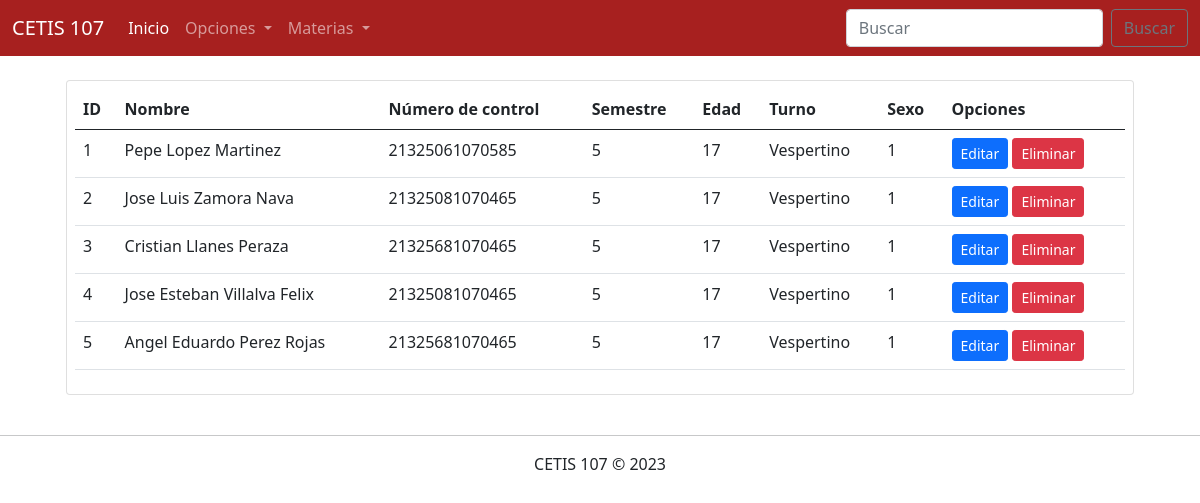
Screenshot of /Parcial3/consultarAlumnos.php with the database file from the repository.
### tables this page shows
CREATE TABLE `alumnos` (
  `id` bigint(20) NOT NULL,
  `nombre` varchar(100) NOT NULL,
  `numero_control` varchar(30) NOT NULL,
  `semestre` int(11) NOT NULL,
  `edad` int(11) NOT NULL,
  `turno` varchar(10) NOT NULL,
  `sexo` tinyint(4) NOT NULL
);

### Parcial3/consultarAlumnos.php (the view, shortened to what this page needs)
<!DOCTYPE html>
<html lang="en">
<head>
    <link rel="stylesheet" href="css/bootstrap.css">
</head>
<body>
    <?php
        include 'menu.php';
        include 'conexion.php';
        $sql = "SELECT * FROM alumnos";
        $datos = $conexion->query($sql);
    ?>
    <div class="container">
        <div class="row">
            <div class="col-12">
                <?php if($datos->num_rows > 0) { ?>
                <div class="table-responsive card m-4 p-2">
                    <table class="table table-hover">
                        <thead>
                            <tr>
                                <th>ID</th>
                                <th>Nombre</th>
                                <th>Número de control</th>
                                <th>Semestre</th>
                                <th>Edad</th>
                                <th>Turno</th>
                                <th>Sexo</th>
                                <th>Opciones</th>
                            </tr>
                        </thead>
                        <tbody>
                            <?php while($registro = $datos->fetch_assoc()){ ?>
                                <tr>
                                    <td><?php echo $registro["id"]; ?></td>
                                    <td><?php echo $registro["nombre"]; ?></td>
                                    <td><?php echo $registro["numero_control"]; ?></td>
                                    <td><?php echo $registro["semestre"]; ?></td>
                                    <td><?php echo $registro["edad"]; ?></td>
                                    <td><?php echo $registro["turno"]; ?></td>
                                    <td><?php echo $registro["sexo"]; ?></td>
                                    <td>
                                        <a href="editarAlumno.php?id=<?php echo $registro["id"]; ?>"  class="btn btn-sm btn-primary">Editar</a>
                                        <a href="eliminarAlumno.php?id=<?php echo $registro["id"]; ?>" class="btn btn-sm btn-danger">Eliminar</a>
                                    </td>
                                </tr>
                            <?php } ?>
                        </tbody>
                    </table>
                </div>
                <?php } else { ?>
                    <h2 class="m-4">No existe datos de alumnos en la base e datos</h2>
                <?php } ?>
            </div>
        </div>
    </div>
    <footer class="text-center">
        <hr>
        CETIS 107 &copy; 2023
    </footer>
</body>
</html>

### Parcial3/menu.php (shortened to what this page needs)
<nav class="navbar navbar-expand-lg navbar-dark" style="background-color: #a7201f;">
  <div class="container-fluid">
    <a class="navbar-brand" href="#">CETIS 107</a>
    <div class="collapse navbar-collapse" id="navbarSupportedContent">
      <ul class="navbar-nav me-auto mb-2 mb-lg-0">
        <li class="nav-item">
          <a class="nav-link active" aria-current="page" href="inicio.php">Inicio</a>
        </li>
        <li class="nav-item dropdown">
          <a class="nav-link dropdown-toggle" href="#" id="navbarDropdown" role="button" data-bs-toggle="dropdown" aria-expanded="false">
            Opciones
          </a>
        </li>
        <li class="nav-item dropdown">
          <a class="nav-link dropdown-toggle" href="#" id="navbarDropdown" role="button" data-bs-toggle="dropdown" aria-expanded="false">
            Materias
          </a>
        </li>
      </ul>
      <form class="d-flex">
        <input class="form-control me-2" type="search" placeholder="Buscar" aria-label="Search">
        <button class="btn btn-outline-secondary" type="submit">Buscar</button>
      </form>
    </div>
  </div>
</nav>

### rows the page displays
alumnos: id "1", nombre "Pepe Lopez Martinez", numero_control "21325061070585", semestre "5", edad "17", turno "Vespertino", sexo "1"
alumnos: id "2", nombre "Jose Luis Zamora Nava", numero_control "21325081070465", semestre "5", edad "17", turno "Vespertino", sexo "1"
alumnos: id "3", nombre "Cristian Llanes Peraza", numero_control "21325681070465", semestre "5", edad "17", turno "Vespertino", sexo "1"
alumnos: id "4", nombre "Jose Esteban Villalva Felix", numero_control "21325081070465", semestre "5", edad "17", turno "Vespertino", sexo "1"
alumnos: id "5", nombre "Angel Eduardo Perez Rojas", numero_control "21325681070465", semestre "5", edad "17", turno "Vespertino", sexo "1"
